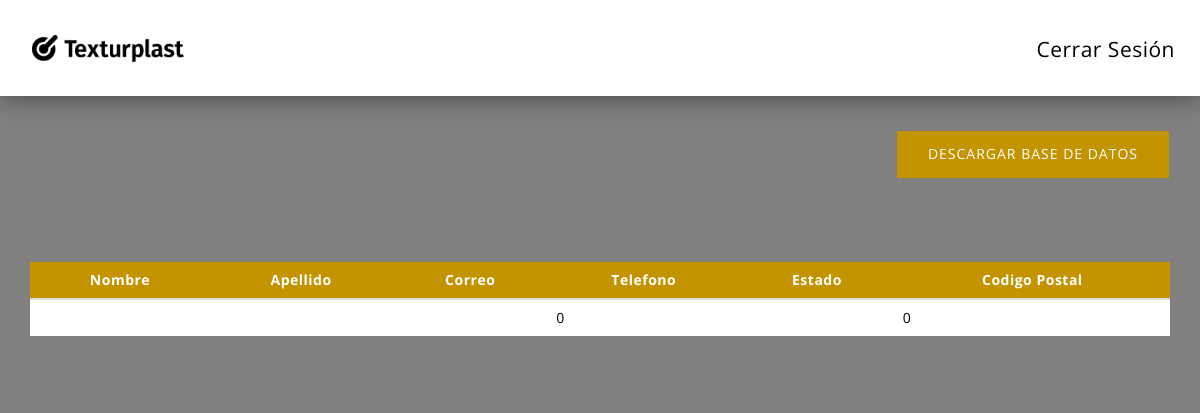
Before: /controlp/usuarios.php (signed in) with the older database file.
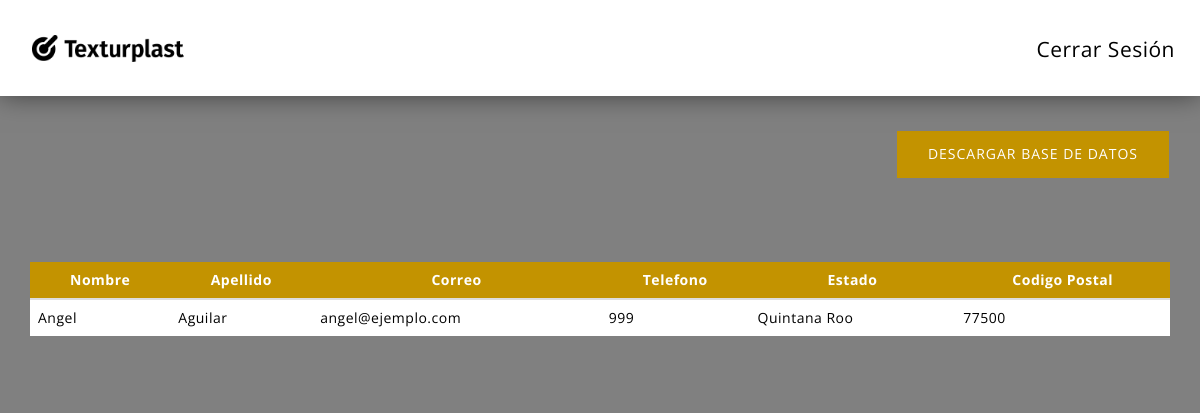
After: the same page with the newer database file.
### tables this page shows
CREATE TABLE IF NOT EXISTS `clientes` (
  `ID` int(11) NOT NULL,
  `nombre` varchar(50) NOT NULL,
  `apellido` varchar(50) NOT NULL,
  `correo` varchar(50) NOT NULL,
  `telefono` int(11) NOT NULL,
  `estado` varchar(50) NOT NULL,
  `cp` int(11) NOT NULL
);

### db/connect.php (called while the page is built)
<?php
include_once dirname(__FILE__)."/class/MYSQL.php";
$db = new MYSQL();
?>

### db/class/MYSQL.php (called while the page is built, shortened)
<?php
class MYSQL
{
	private $servidor = "mysql:host=localhost;dbname=texturplast";
	private $usuario = "root";
	private $password = "mysql";
	private $Conexion;
	private $Consulta;
	private function Conectar()
	{
		$this->Conexion= new PDO($this->servidor, $this->usuario, $this->password, array(PDO::MYSQL_ATTR_INIT_COMMAND => "SET NAMES utf8"));
		$this->Conexion->setAttribute(PDO::ATTR_ERRMODE, PDO::ERRMODE_EXCEPTION);
		if(!$this->Conexion)
			return false;
		else {
			return true;
		}
	}
	public function Consultar($Consulta)
	{
		try
		{
			$this->Consulta = $this->Conexion->query($Consulta);
		}catch(exception $e)
		{
			$this->_log(1, "Consulta: {$Consulta} -- Error : {$e->getMessage()}");
			return false;
		}
		return true;
	}
	public function ObtenerArray()
	{
		if($this->Consulta != "")
			return $this->Consulta->fetch(PDO::FETCH_ASSOC);
		else
			return false;
	}
}
?>

### controlp/usuarios.php (the view, shortened to what this page needs)
<?php
include '../db/connect.php';
if( isset($_SESSION['autenticacion']) !='SI'){
    echo "<script>window.location='index.php';</script>";
}else{
?>
<!doctype html>
<html class="no-js" lang="en">
<head>
    <link rel="stylesheet" href="styles/vendor.css">
    <link rel="stylesheet" href="../vendor/hamburgers/hamburgers.min.css">
    <link rel="stylesheet" href="styles/main.css">
    <link rel="stylesheet" href="styles/custom.css">
</head>
<body class="header-shadows">
    <div class="header">
        <div class="container-fluid">
            <nav class="menu">
                <div class="logo">
                    <a href="#"><img src="../images/texturplast/logo-black.png" alt="Texturplast" class="logo-img"></a>
                </div>
                <div class="menuham-container">
                    <a href="salir.php" class="salir">Cerrar Sesión</a>
                </div>
            </nav>
        </div>
    </div>
    <div class="main">
            <div class="container">
                <div class="row">
                    <div class="col-md-12 download">
                        <form class="download2" action="" method="post" id="">
                            <button type="submit" class="st-btn primary-btn hvr-back hvr-sweep-to-right pull-right botonExcel" onclick="exportTableToCSV('Clientes.csv')">Descargar Base de Datos</button>
                        </form>
                    </div>
                </div>
            </div>
            <div class="container">
                <div class="row">
                    <div class="col-md-12">
                        <table class="table table-hover" id="Exportar_a_Excel">
                            <thead>
                                <tr>
                                    <th>Nombre</th>
                                    <th>Apellido</th>
                                    <th>Correo</th>
                                    <th>Telefono</th>
                                    <th>Estado</th>
                                    <th>Codigo Postal</th>
                                </tr>
                            </thead>
                            <tbody>
                            <tr>
                                <?php
                                    $db->Consultar("SELECT * FROM clientes");
                                    while($row = $db->ObtenerArray()){
                                    $nombre = $row['nombre'];
                                    $apellido = $row['apellido'];
                                    $correo = $row['correo'];
                                    $estado = $row['estado'];
                                    $telefono = $row['telefono'];
                                    $cp = $row['cp'];
                                    print "<td>$nombre</td>";
                                    print "<td>$apellido</td>";
                                    print "<td>$correo</td>";
                                    print "<td>$telefono</td>";
                                    print "<td>$estado</td>";
                                    print "<td>$cp</td></tr>";
                                }
                                ?>
                            </tbody>
                        </table>
                    </div>
                </div>
            </div>
    </div>
</body>
</html>
    <?php }
    ?>

### controlp/styles/main.css (style rules this page uses)
body,dt,html,legend,th { color:#2b2c2d }
.trans,a { transition:all .4s ease-in-out }
.header .menu-item .mega-submenu,th { text-align:left }
body,html { font-family:"Open Sans",sans-serif;font-weight:400;font-size:12px;line-height:1.75em }
a,body { color:#787878 }
@media (min-width:600px) { body,html { font-size:calc(12px + (14 - 12) * ((100vw - 600px)/ (1140 - 600))) } }
@media (min-width:1140px) { body,html { font-size:14px } }
a,abbr,acronym,address,b,big,blockquote,caption,center,cite,code,dd,del,dfn,dl,dt,em,fieldset,form,h1,h2,h3,h4,h5,h6,i,img,ins,kbd,label,legend,li,ol,p,pre,q,s,samp,small,strike,strong,sub,sup,table,tbody,td,tfoot,th,thead,tr,tt,u,ul,var { margin:0;padding:0 }
address,blockquote,dl,ol,p,pre,table,ul { margin-bottom:1.75em }
td,th { padding:.21875em .875em }
button,input[type=submit] { display:block;cursor:pointer;font-size:12px;padding:.4375em 1.75em;margin-bottom:1.125em }
@media (min-width:600px) { button,input[type=submit] { font-size:calc(12px + (14 - 12) * ((100vw - 600px)/ (1140 - 600))) } }
table { width:100%;border-spacing:0;border-collapse:collapse;margin-bottom:2.375em }
@media (min-width:1140px) { button,input[type=submit] { font-size:14px;margin-bottom:1.3125em } }
@media (min-width:1140px) { table { margin-bottom:2.125em } }
@media (min-width:1140px) { td,th { padding:.4375em .875em } }
body { font-family:"Open Sans",sans-serif;-webkit-font-smoothing:antialiased;background-color:#fff;text-rendering:optimizeLegibility!important;letter-spacing:.5px }
a { outline:0!important;text-decoration:none!important }
.btn,.st-btn { letter-spacing:1px }
.header { position:fixed;width:100%;z-index:101;min-height:80px;transition:all .4s ease-in-out }
.header .logo,.open-nav-button { position:relative;transition:all .4s ease-in-out }
.header .logo { padding:20px 10px;float:left;z-index:1 }
.header .logo-img { max-height:40px;transition:all .4s ease-in-out }
.btn,.footer ul li a,.st-btn { text-transform:uppercase }
.footer .icon,.st-btn,.st-btn .icon { display:inline-block }
.st-btn { padding:10px 30px;border:1px solid #d9d9d9;background:0 0;transition:all .4s ease-in-out }
.st-btn.hvr-back:before { background:#47b475 }
.st-btn.primary-btn { background-color:#47b475;color:#fff;border-color:#40a269 }
.st-btn.primary-btn.hvr-back:before { background:#fff }
button { outline:0!important }

### controlp/styles/custom.css (style rules this page uses)
body.header-shadows { background: -webkit-gradient(linear, right top, left top, from(#02AAB0), to(#00CDAC)); background: linear-gradient(to left, #02AAB0, #00CDAC); background: -webkit-gradient(linear, right top, left top, from(#ffc1077a), to(#ffe189)); background: linear-gradient(to left, #ffc1077a, #ffe189); background: -webkit-gradient(linear, right top, left top, from(#FFC107), to(#FF9800)); background: linear-gradient(to left, #FFC107, #FF9800); background: grey; }
.boxshadow, .tp-caption.boxshadow { -webkit-box-shadow: 0 0 0px rgba(0, 0, 0, 0.5); box-shadow: 0 0 0px rgba(0, 0, 0, 0.5); }
.header { -webkit-box-shadow: 0 0 25px rgba(0, 0, 0, 0.5); box-shadow: 0 0 25px rgba(0, 0, 0, 0.5); background: white; }
.header .logo { padding: 28px 10px; }
.header .menuham-container { float: right; padding: 20px 10px; -webkit-transition: all .4s; transition: all .4s; }
form.download2 { padding-top: 115px; }
.table { max-width: 100%; margin: auto; margin-top: 50px; margin-bottom: 50px; }
th { background-color: #c39300; text-align: center; color: #fff; }
td { background: #fff; color: #000; }
.download { padding: 16px; }
.st-btn.primary-btn { background-color: #c39300; color: #fff; border-color: #c39300; }
.salir { color: #000; font-size: 1.5em; position: relative; top: 17px; }

Changed rows visible on the page:
changed clientes: nombre (not shown) → "Angel"; apellido (not shown) → "Aguilar"; correo (not shown) → "angel@ejemplo.com"; telefono "0" → "999"; estado (not shown) → "Quintana Roo"; cp "0" → "77500"
